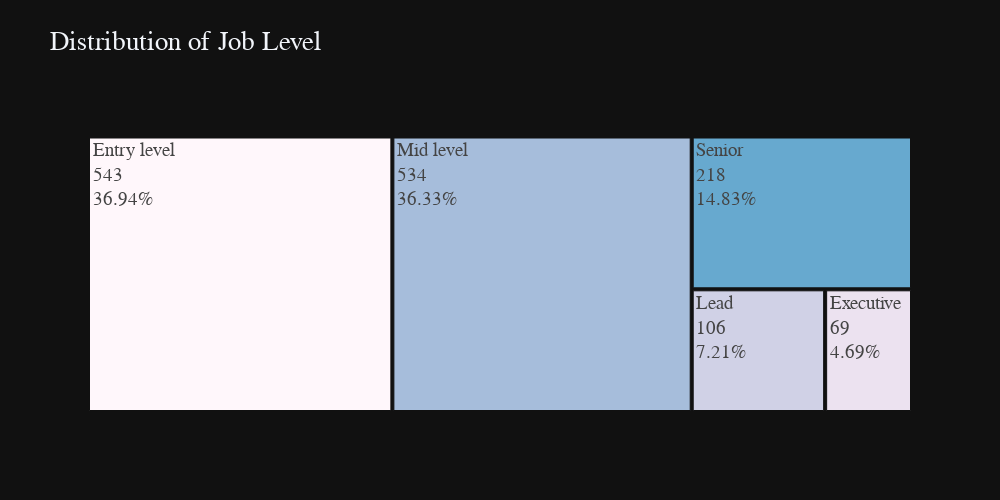

The notebook cell saved with this chart:
### Markdown cell above
**Title:** Ratio of ranks in work

**Chart Type:** TreeMap

**Visualization:**

### Code cell
plot_df = df.copy()
plot_df["JobLevel"] = pd.Categorical(plot_df["JobLevel"]).rename_categories(
    ["Entry level", "Mid level", "Senior", "Lead", "Executive"]
)

plot_df = plot_df["JobLevel"].value_counts()

fig = px.treemap(
    plot_df,
    path=[plot_df.index],
    values=plot_df.values,
    title="Distribution of Job Level",
    color=plot_df.index,
    color_discrete_sequence=px.colors.sequential.PuBuGn,
    template="plotly_dark",
    width=1000,
    height=500,
)

percents = np.round((100 * plot_df.values / sum(plot_df.values)).tolist(), 2)

fig.data[0].customdata = [36.94, 4.69, 7.21, 36.33, 14.83]
fig.data[0].texttemplate = "%{label}<br>%{value}<br>%{customdata}%"

fig.update_layout(font=dict(size=19, family="Franklin Gothic"))
fig.show()

### Figure 1 — Plotly figure (JSON) as saved in the notebook; plotly's stock layout.template omitted (floating-point values rounded to 4 significant figures)
{"data": [{"branchvalues": "total", "customdata": [36.94, 4.69, 7.21, 36.33, 14.83], "domain": {"x": [0, 1], "y": [0, 1]}, "hovertemplate": "labels=%{label}<br>value=%{value}<br>parent=%{parent}<br>id=%{id}<br>JobLevel=%{customdata[0]}<extra></extra>", "ids": ["Entry level", "Executive", "Lead", "Mid level", "Senior"], "labels": ["Entry level", "Executive", "Lead", "Mid level", "Senior"], "marker": {"colors": ["rgb(255,247,251)", "rgb(236,226,240)", "rgb(208,209,230)", "rgb(166,189,219)", "rgb(103,169,207)"]}, "name": "", "parents": ["", "", "", "", ""], "texttemplate": "%{label}<br>%{value}<br>%{customdata}%", "type": "treemap", "values": [543, 69, 106, 534, 218]}], "layout": {"font": {"family": "Franklin Gothic", "size": 19}, "height": 500, "legend": {"tracegroupgap": 0}, "title": {"text": "Distribution of Job Level"}, "treemapcolorway": ["rgb(255,247,251)", "rgb(236,226,240)", "rgb(208,209,230)", "rgb(166,189,219)", "rgb(103,169,207)", "rgb(54,144,192)", "rgb(2,129,138)", "rgb(1,108,89)", "rgb(1,70,54)"], "width": 1000}}
